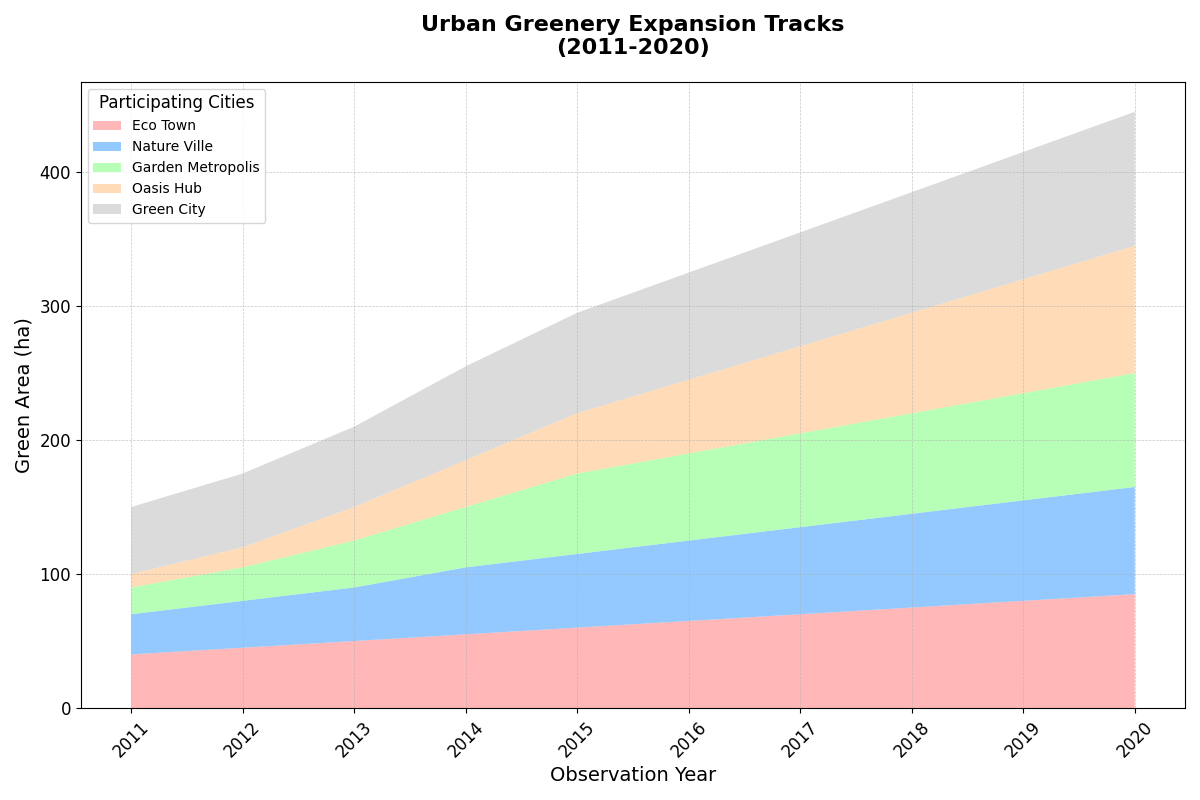

Reproduce this figure in Python.
import matplotlib.pyplot as plt
import numpy as np

# Years of observation
years = np.arange(2011, 2021)

# Artificial data: Green space (in hectares) designated by different cities each year
green_space = {
    'Eco Town': np.array([40, 45, 50, 55, 60, 65, 70, 75, 80, 85]),
    'Nature Ville': np.array([30, 35, 40, 50, 55, 60, 65, 70, 75, 80]),
    'Garden Metropolis': np.array([20, 25, 35, 45, 60, 65, 70, 75, 80, 85]),
    'Oasis Hub': np.array([10, 15, 25, 35, 45, 55, 65, 75, 85, 95]),
    'Green City': np.array([50, 55, 60, 70, 75, 80, 85, 90, 95, 100])
}

colors = ['#ff9999','#66b3ff','#99ff99','#ffcc99', '#cccccc']

plt.figure(figsize=(12, 8))
plt.stackplot(years, green_space.values(), labels=green_space.keys(), colors=colors, alpha=0.7)

# Change significant textual elements
plt.title('Urban Greenery Expansion Tracks\n(2011-2020)', fontsize=16, weight='bold', pad=20)
plt.xlabel('Observation Year', fontsize=14)
plt.ylabel('Green Area (ha)', fontsize=14)

plt.xticks(years, rotation=45)
plt.grid(True, linestyle='--', linewidth=0.5, alpha=0.7)
plt.tick_params(axis='both', which='major', labelsize=12)

# Changed order of legend labels representing different groups
plt.legend(title='Participating Cities', title_fontsize=12, fontsize=10, loc='upper left')

plt.tight_layout()
plt.show()
